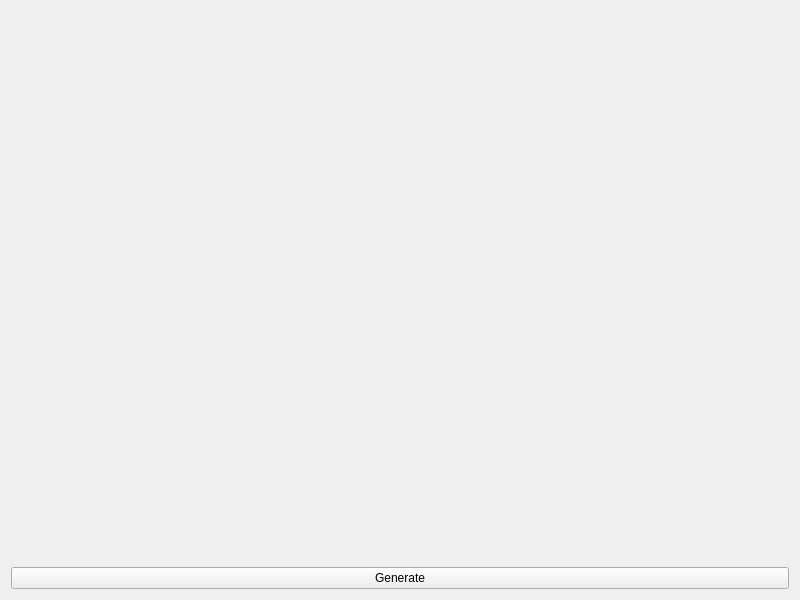
<?xml version="1.0" encoding="UTF-8"?>
<ui version="4.0">
 <class>main_window</class>
 <widget class="QMainWindow" name="main_window">
  <property name="geometry">
   <rect>
    <x>0</x>
    <y>0</y>
    <width>800</width>
    <height>600</height>
   </rect>
  </property>
  <property name="windowTitle">
   <string>2D Convex Hull Viewer</string>
  </property>
  <property name="windowOpacity">
   <double>7.000000000000000</double>
  </property>
  <property name="locale">
   <locale language="English" country="UnitedStates"/>
  </property>
  <widget class="QWidget" name="centralWidget">
   <layout class="QVBoxLayout" name="verticalLayout_2">
    <item>
     <layout class="QVBoxLayout" name="verticalLayout">
      <item>
       <widget class="rendering_area" name="renderer" native="true">
        <property name="styleSheet">
         <string notr="true"/>
        </property>
       </widget>
      </item>
      <item>
       <widget class="QPushButton" name="button">
        <property name="text">
         <string>Generate</string>
        </property>
       </widget>
      </item>
     </layout>
    </item>
   </layout>
  </widget>
 </widget>
 <layoutdefault spacing="6" margin="11"/>
 <customwidgets>
  <customwidget>
   <class>rendering_area</class>
   <extends>QWidget</extends>
   <header>rendering_area.h</header>
   <container>1</container>
  </customwidget>
 </customwidgets>
 <resources/>
 <connections/>
</ui>
